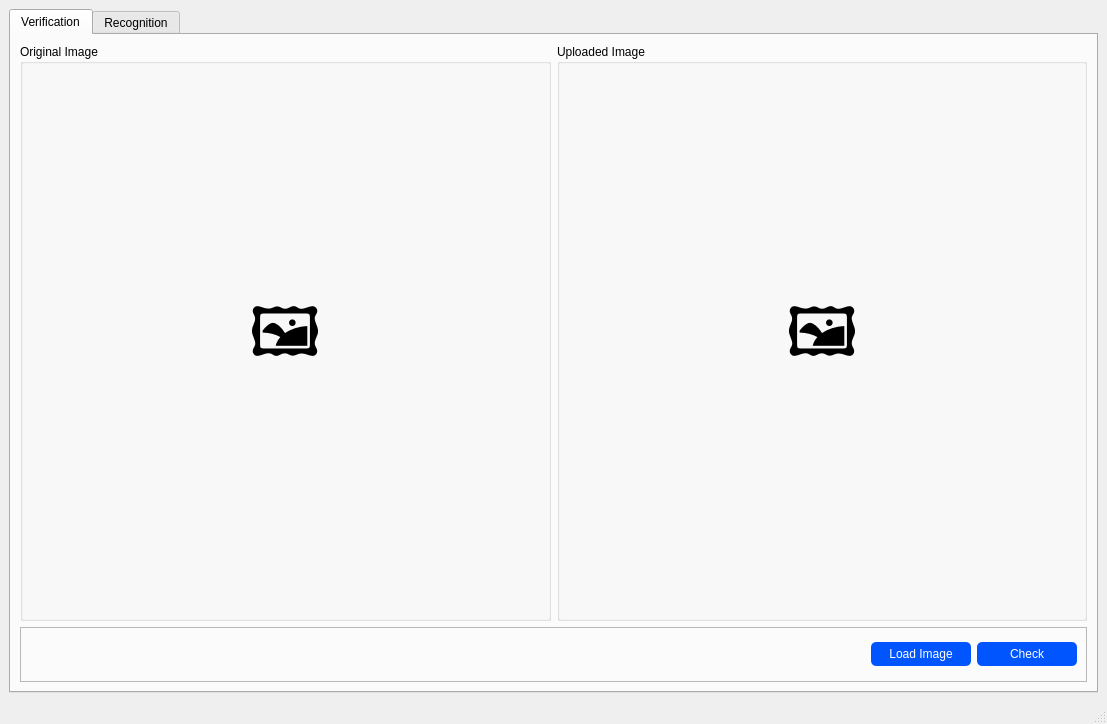
<?xml version="1.0" encoding="UTF-8"?>
<ui version="4.0">
 <class>MainWindow</class>
 <widget class="QMainWindow" name="MainWindow">
  <property name="geometry">
   <rect>
    <x>0</x>
    <y>0</y>
    <width>1107</width>
    <height>724</height>
   </rect>
  </property>
  <property name="windowTitle">
   <string>MainWindow</string>
  </property>
  <widget class="QWidget" name="centralwidget">
   <layout class="QHBoxLayout" name="horizontalLayout">
    <item>
     <widget class="QTabWidget" name="tabWidget">
      <property name="currentIndex">
       <number>0</number>
      </property>
      <widget class="QWidget" name="tab_1">
       <attribute name="title">
        <string>Verification</string>
       </attribute>
       <layout class="QVBoxLayout" name="verticalLayout">
        <item>
         <layout class="QHBoxLayout" name="horizontalLayout_2">
          <item>
           <widget class="QGroupBox" name="groupBox">
            <property name="title">
             <string>Original Image</string>
            </property>
            <layout class="QHBoxLayout" name="horizontalLayout_6">
             <item>
              <widget class="QLabel" name="t1_org_img">
               <property name="sizePolicy">
                <sizepolicy hsizetype="Preferred" vsizetype="Preferred">
                 <horstretch>0</horstretch>
                 <verstretch>0</verstretch>
                </sizepolicy>
               </property>
               <property name="minimumSize">
                <size>
                 <width>500</width>
                 <height>500</height>
                </size>
               </property>
               <property name="maximumSize">
                <size>
                 <width>500</width>
                 <height>500</height>
                </size>
               </property>
               <property name="font">
                <font>
                 <pointsize>50</pointsize>
                </font>
               </property>
               <property name="text">
                <string>🖼️</string>
               </property>
               <property name="scaledContents">
                <bool>true</bool>
               </property>
               <property name="alignment">
                <set>Qt::AlignCenter</set>
               </property>
              </widget>
             </item>
            </layout>
           </widget>
          </item>
          <item>
           <widget class="QGroupBox" name="groupBox_2">
            <property name="title">
             <string>Uploaded Image</string>
            </property>
            <layout class="QHBoxLayout" name="horizontalLayout_7">
             <item>
              <widget class="QLabel" name="t1_up_img">
               <property name="minimumSize">
                <size>
                 <width>500</width>
                 <height>500</height>
                </size>
               </property>
               <property name="maximumSize">
                <size>
                 <width>500</width>
                 <height>500</height>
                </size>
               </property>
               <property name="font">
                <font>
                 <pointsize>50</pointsize>
                </font>
               </property>
               <property name="frameShape">
                <enum>QFrame::NoFrame</enum>
               </property>
               <property name="text">
                <string>🖼️</string>
               </property>
               <property name="scaledContents">
                <bool>true</bool>
               </property>
               <property name="alignment">
                <set>Qt::AlignCenter</set>
               </property>
              </widget>
             </item>
            </layout>
           </widget>
          </item>
         </layout>
        </item>
        <item>
         <widget class="QFrame" name="frame">
          <property name="maximumSize">
           <size>
            <width>16777215</width>
            <height>55</height>
           </size>
          </property>
          <property name="frameShape">
           <enum>QFrame::StyledPanel</enum>
          </property>
          <property name="frameShadow">
           <enum>QFrame::Raised</enum>
          </property>
          <layout class="QHBoxLayout" name="horizontalLayout_3">
           <item>
            <spacer name="horizontalSpacer">
             <property name="orientation">
              <enum>Qt::Horizontal</enum>
             </property>
             <property name="sizeHint" stdset="0">
              <size>
               <width>40</width>
               <height>20</height>
              </size>
             </property>
            </spacer>
           </item>
           <item>
            <widget class="QLabel" name="t1_msg">
             <property name="maximumSize">
              <size>
               <width>16777215</width>
               <height>50</height>
              </size>
             </property>
             <property name="font">
              <font>
               <pointsize>10</pointsize>
              </font>
             </property>
             <property name="text">
              <string/>
             </property>
            </widget>
           </item>
           <item>
            <spacer name="horizontalSpacer_4">
             <property name="orientation">
              <enum>Qt::Horizontal</enum>
             </property>
             <property name="sizeHint" stdset="0">
              <size>
               <width>40</width>
               <height>20</height>
              </size>
             </property>
            </spacer>
           </item>
           <item>
            <widget class="QPushButton" name="t1_pb_load">
             <property name="minimumSize">
              <size>
               <width>100</width>
               <height>0</height>
              </size>
             </property>
             <property name="maximumSize">
              <size>
               <width>100</width>
               <height>16777215</height>
              </size>
             </property>
             <property name="styleSheet">
              <string notr="true">QPushButton {
	padding: 5px;
	border-radius: 5px;
	background: rgb(0, 85, 255);
	color: white;
}

QPushButton:hover {
	background: rgb(0, 85, 255, 220);
}

QPushButton:pressed {
	background: rgb(0, 85, 255, 200);
}

</string>
             </property>
             <property name="text">
              <string>Load Image</string>
             </property>
            </widget>
           </item>
           <item>
            <widget class="QPushButton" name="t1_pb_check">
             <property name="minimumSize">
              <size>
               <width>100</width>
               <height>0</height>
              </size>
             </property>
             <property name="maximumSize">
              <size>
               <width>100</width>
               <height>16777215</height>
              </size>
             </property>
             <property name="styleSheet">
              <string notr="true">QPushButton {
	padding: 5px;
	border-radius: 5px;
	background: rgb(0, 85, 255);
	color: white;
}

QPushButton:hover {
	background: rgb(0, 85, 255, 220);
}

QPushButton:pressed {
	background: rgb(0, 85, 255, 200);
}

</string>
             </property>
             <property name="text">
              <string>Check</string>
             </property>
            </widget>
           </item>
          </layout>
         </widget>
        </item>
       </layout>
      </widget>
      <widget class="QWidget" name="tab_2">
       <attribute name="title">
        <string>Recognition</string>
       </attribute>
       <layout class="QVBoxLayout" name="verticalLayout_2">
        <item>
         <widget class="QGroupBox" name="groupBox_3">
          <property name="title">
           <string>Uploaded Image</string>
          </property>
          <property name="flat">
           <bool>false</bool>
          </property>
          <property name="checkable">
           <bool>false</bool>
          </property>
          <layout class="QHBoxLayout" name="horizontalLayout_5">
           <item>
            <widget class="QLabel" name="t2_up_img">
             <property name="font">
              <font>
               <pointsize>50</pointsize>
              </font>
             </property>
             <property name="text">
              <string>🖼️</string>
             </property>
             <property name="alignment">
              <set>Qt::AlignCenter</set>
             </property>
            </widget>
           </item>
          </layout>
         </widget>
        </item>
        <item>
         <widget class="QFrame" name="frame_2">
          <property name="maximumSize">
           <size>
            <width>16777215</width>
            <height>50</height>
           </size>
          </property>
          <property name="frameShape">
           <enum>QFrame::StyledPanel</enum>
          </property>
          <property name="frameShadow">
           <enum>QFrame::Raised</enum>
          </property>
          <layout class="QHBoxLayout" name="horizontalLayout_4">
           <item>
            <spacer name="horizontalSpacer_2">
             <property name="orientation">
              <enum>Qt::Horizontal</enum>
             </property>
             <property name="sizeHint" stdset="0">
              <size>
               <width>40</width>
               <height>20</height>
              </size>
             </property>
            </spacer>
           </item>
           <item>
            <widget class="QPushButton" name="t2_pb_load">
             <property name="minimumSize">
              <size>
               <width>100</width>
               <height>0</height>
              </size>
             </property>
             <property name="styleSheet">
              <string notr="true">QPushButton {
	padding: 5px;
	border-radius: 5px;
	background: rgb(0, 85, 255);
	color: white;
}

QPushButton:hover {
	background: rgb(0, 85, 255, 220);
}

QPushButton:pressed {
	background: rgb(0, 85, 255, 200);
}

</string>
             </property>
             <property name="text">
              <string>Load Image</string>
             </property>
            </widget>
           </item>
           <item>
            <widget class="QPushButton" name="t2_pb_match">
             <property name="minimumSize">
              <size>
               <width>100</width>
               <height>0</height>
              </size>
             </property>
             <property name="styleSheet">
              <string notr="true">QPushButton {
	padding: 5px;
	border-radius: 5px;
	background: rgb(0, 85, 255);
	color: white;
}

QPushButton:hover {
	background: rgb(0, 85, 255, 220);
}

QPushButton:pressed {
	background: rgb(0, 85, 255, 200);
}

</string>
             </property>
             <property name="text">
              <string>Match</string>
             </property>
            </widget>
           </item>
          </layout>
         </widget>
        </item>
       </layout>
      </widget>
     </widget>
    </item>
   </layout>
  </widget>
  <widget class="QMenuBar" name="menubar">
   <property name="geometry">
    <rect>
     <x>0</x>
     <y>0</y>
     <width>1107</width>
     <height>26</height>
    </rect>
   </property>
  </widget>
  <widget class="QStatusBar" name="statusbar"/>
 </widget>
 <resources/>
 <connections/>
</ui>
